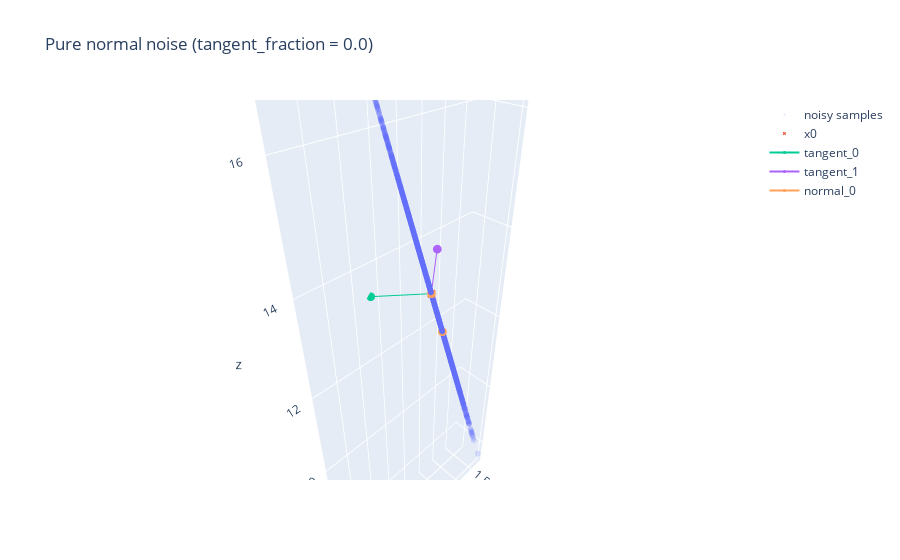
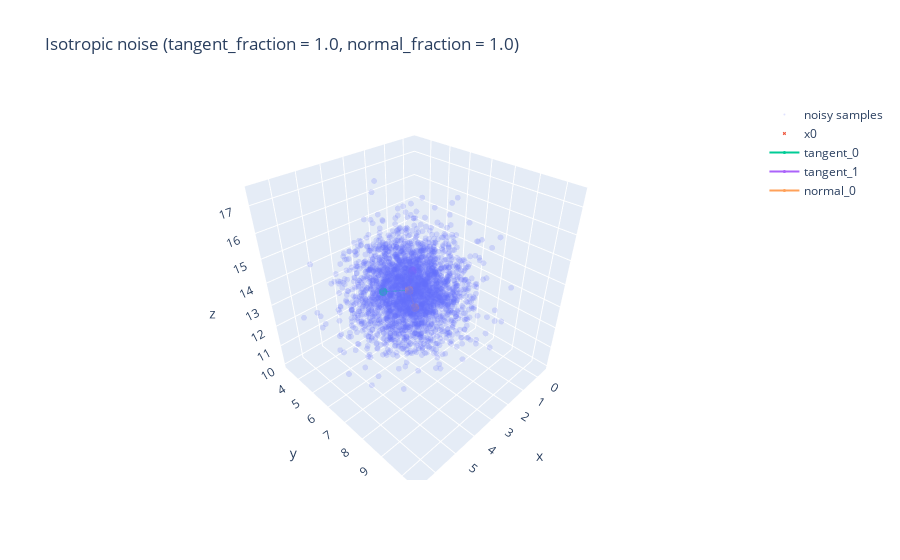
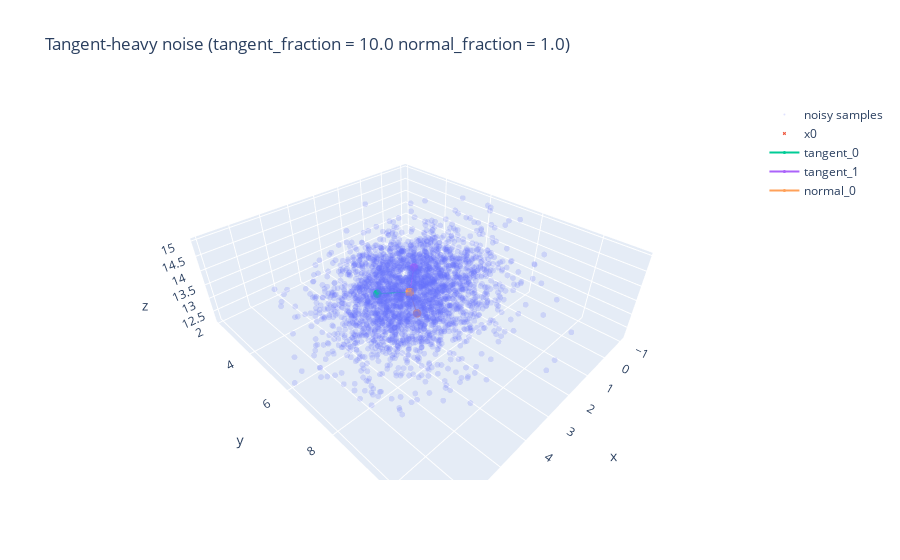
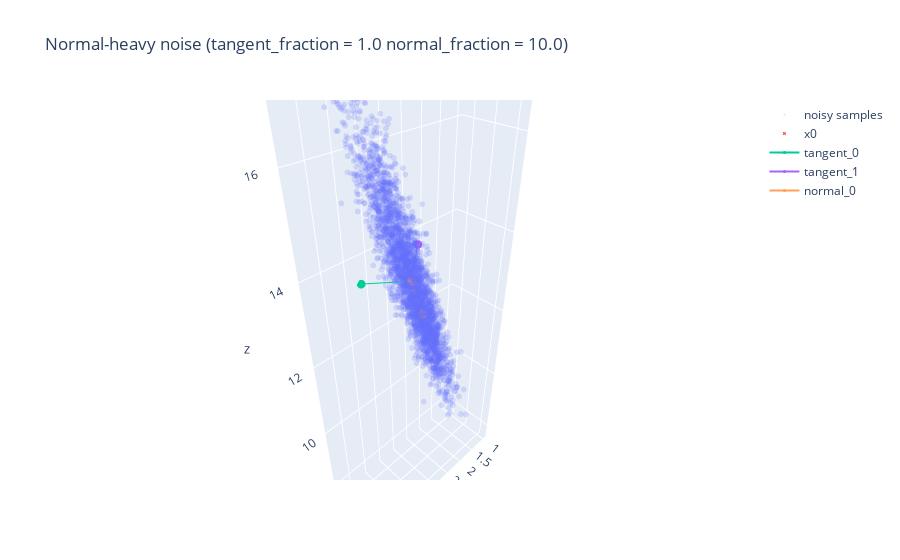

The notebook cell saved with these charts, in order:
### Markdown cell above
### Visualizing The Noise?

### Code cell
import numpy as np
import torch

import plotly.graph_objects as go

from src.generate_data import generate_dataset
from src.manifold_learning import estimate_tangent_normal_knn_pca
from src.diffusion import DiffusionExperiment

device = "cuda" if torch.cuda.is_available() else "cpu"
device

# Generate swiss roll data
data = generate_dataset(
    name="swiss_roll",
    n_samples=5000,
    embed_dim=3,
    noise_sigma=0.0,
    random_state=0,
)
X = data["X"]  # (N, 3)

# Estimate tangent/normal frames
frames = estimate_tangent_normal_knn_pca(
    X,
    intrinsic_dim=2,
    n_neighbors=32,
    include_self=True,
)

def build_exp(tangent_fraction, normal_fraction, mixed_noise=True):
    exp = DiffusionExperiment(
        X=X,
        local_frames=frames,
        tangent_fraction=tangent_fraction,
        normal_fraction=normal_fraction,
        mixed_noise=mixed_noise,
        num_timesteps=1000,
        batch_size=128,
        lr=1e-3,
        device=device,
    )
    return exp

def sample_noised_cloud(exp, point_idx, num_samples=2000):
    """
    exp: DiffusionExperiment
    point_idx: int, index in [0, N)
    num_samples: number of noisy samples to draw around that point
    """
    exp.model.eval()  # irrelevant for noiser, but fine

    idx = torch.tensor([point_idx], device=exp.device, dtype=torch.long)
    x0 = exp.X[idx]  # (1, D)

    all_noised = []

    for _ in range(num_samples):
        eps = exp.noiser(idx, x0)   # (1, D)
        x_noised = x0 + eps         # (1, D)
        all_noised.append(x_noised.detach().cpu().numpy())

    all_noised = np.concatenate(all_noised, axis=0)  # (num_samples, D)
    x0_np = x0.detach().cpu().numpy().reshape(-1)    # (D,)
    return x0_np, all_noised

def plot_noise_cloud_3d_plotly(x0, cloud, title=None):
    """
    x0: (3,) numpy array — the original point
    cloud: (num_samples, 3) — noised samples
    """
    fig = go.Figure()

    # noisy samples
    fig.add_trace(
        go.Scatter3d(
            x=cloud[:, 0],
            y=cloud[:, 1],
            z=cloud[:, 2],
            mode="markers",
            marker=dict(
                size=2,
                opacity=0.2,
            ),
            name="noisy samples",
        )
    )

    # original point
    fig.add_trace(
        go.Scatter3d(
            x=[x0[0]],
            y=[x0[1]],
            z=[x0[2]],
            mode="markers",
            marker=dict(
                size=6,
                symbol="star",
            ),
            name="x0",
        )
    )

    fig.update_layout(
        title=title or "Noise cloud",
        scene=dict(
            xaxis_title="x",
            yaxis_title="y",
            zaxis_title="z",
            aspectmode="data",
        ),
        showlegend=True,
    )

    fig.show()

def plot_noise_with_frames_plotly(exp, point_idx, cloud, title=None, scale=1.0):
    """
    exp: DiffusionExperiment
    point_idx: index of the point
    cloud: (num_samples, 3) numpy array
    scale: how long to draw the basis vectors
    """
    # get base point + frames
    idx = torch.tensor([point_idx], device=exp.device, dtype=torch.long)
    x0 = exp.X[idx].detach().cpu().numpy().reshape(-1)          # (3,)
    T = exp.tangent_bases[idx].detach().cpu().numpy()[0]        # (D, d_t)
    N = exp.normal_bases[idx].detach().cpu().numpy()[0]         # (D, d_n)

    fig = go.Figure()

    # noisy samples
    fig.add_trace(
        go.Scatter3d(
            x=cloud[:, 0],
            y=cloud[:, 1],
            z=cloud[:, 2],
            mode="markers",
            marker=dict(
                size=2,
                opacity=0.2,
            ),
            name="noisy samples",
        )
    )

    # base point
    fig.add_trace(
        go.Scatter3d(
            x=[x0[0]],
            y=[x0[1]],
            z=[x0[2]],
            mode="markers",
            marker=dict(
                size=3,
                symbol="x",
            ),
            name="x0",
        )
    )

    # tangent vectors (as line segments)
    for j in range(T.shape[1]):
        v = T[:, j] * scale
        fig.add_trace(
            go.Scatter3d(
                x=[x0[0], x0[0] + v[0]],
                y=[x0[1], x0[1] + v[1]],
                z=[x0[2], x0[2] + v[2]],
                mode="lines+markers",
                marker=dict(size=3),
                name=f"tangent_{j}",
            )
        )

    # normal vectors
    for j in range(N.shape[1]):
        v = N[:, j] * scale
        fig.add_trace(
            go.Scatter3d(
                x=[x0[0], x0[0] + v[0]],
                y=[x0[1], x0[1] + v[1]],
                z=[x0[2], x0[2] + v[2]],
                mode="lines+markers",
                marker=dict(size=3),
                name=f"normal_{j}",
            )
        )

    fig.update_layout(
        title=title or "Noise cloud with tangent/normal frames",
        scene=dict(
            xaxis_title="x",
            yaxis_title="y",
            zaxis_title="z",
            aspectmode="data",
        ),
        showlegend=True,
    )

    fig.show()
    
    # pick a single point on the swiss roll
point_idx = 1234  # or np.random.randint(0, X.shape[0])

# (a) pure normal noise: tangent_fraction = 0
exp_norm = build_exp(tangent_fraction=0.0, normal_fraction=1.0, mixed_noise=True)
x0_norm, cloud_norm = sample_noised_cloud(exp_norm, point_idx, num_samples=3000)
plot_noise_with_frames_plotly(
    exp_norm,
    point_idx,
    cloud_norm,
    title="Pure normal noise (tangent_fraction = 0.0)",
    scale=1.0,
)

# (b) isotropic: tangent_fraction = normal_fraction = 1
exp_iso = build_exp(tangent_fraction=1.0, normal_fraction=1.0, mixed_noise=True)
x0_iso, cloud_iso = sample_noised_cloud(exp_iso, point_idx, num_samples=3000)
plot_noise_with_frames_plotly(
    exp_iso,
    point_idx,
    cloud_iso,
    title="Isotropic noise (tangent_fraction = 1.0, normal_fraction = 1.0)",
    scale=1.0,
)

# (c) tangent-heavy: tangent_fraction = 4
exp_tan = build_exp(tangent_fraction=10.0, normal_fraction=1.0, mixed_noise=True)
x0_tan, cloud_tan = sample_noised_cloud(exp_tan, point_idx, num_samples=3000)
plot_noise_with_frames_plotly(
    exp_tan,
    point_idx,
    cloud_tan,
    title="Tangent-heavy noise (tangent_fraction = 10.0 normal_fraction = 1.0)",
    scale=1.0,
)


# (c) tangent-heavy: tangent_fraction = 4
exp_tan = build_exp(tangent_fraction=1.0, normal_fraction=10.0, mixed_noise=True)
x0_tan, cloud_tan = sample_noised_cloud(exp_tan, point_idx, num_samples=3000)
plot_noise_with_frames_plotly(
    exp_tan,
    point_idx,
    cloud_tan,
    title="Normal-heavy noise (tangent_fraction = 1.0 normal_fraction = 10.0)",
    scale=1.0,
)

# pick a single point on the swiss roll
point_idx = 1234  # or np.random.randint(0, X.shape[0])

### Figure 1 — Plotly figure (JSON) as saved in the notebook; plotly's stock layout.template omitted (floating-point values rounded to 4 significant figures; data arrays with more than 128 entries replaced by an {"elided": "..."} marker saying what was removed)
{"data": [{"marker": {"opacity": 0.2, "size": 2}, "mode": "markers", "name": "noisy samples", "type": "scatter3d", "x": {"elided": "3000 float values"}, "y": {"elided": "3000 float values"}, "z": {"elided": "3000 float values"}}, {"marker": {"size": 3, "symbol": "x"}, "mode": "markers", "name": "x0", "type": "scatter3d", "x": [3.113], "y": [6.545], "z": [13.56]}, {"marker": {"size": 3}, "mode": "lines+markers", "name": "tangent_0", "type": "scatter3d", "x": [3.113, 3.68], "y": [6.545, 5.741], "z": [13.56, 13.38]}, {"marker": {"size": 3}, "mode": "lines+markers", "name": "tangent_1", "type": "scatter3d", "x": [3.113, 2.345], "y": [6.545, 5.95], "z": [13.56, 13.8]}, {"marker": {"size": 3}, "mode": "lines+markers", "name": "normal_0", "type": "scatter3d", "x": [3.113, 2.813], "y": [6.545, 6.547], "z": [13.56, 12.6]}], "layout": {"scene": {"aspectmode": "data", "xaxis": {"title": {"text": "x"}}, "yaxis": {"title": {"text": "y"}}, "zaxis": {"title": {"text": "z"}}}, "showlegend": true, "title": {"text": "Pure normal noise (tangent_fraction = 0.0)"}}}

### Figure 2 — Plotly figure (JSON) as saved in the notebook; plotly's stock layout.template omitted (floating-point values rounded to 4 significant figures; data arrays with more than 128 entries replaced by an {"elided": "..."} marker saying what was removed)
{"data": [{"marker": {"opacity": 0.2, "size": 2}, "mode": "markers", "name": "noisy samples", "type": "scatter3d", "x": {"elided": "3000 float values"}, "y": {"elided": "3000 float values"}, "z": {"elided": "3000 float values"}}, {"marker": {"size": 3, "symbol": "x"}, "mode": "markers", "name": "x0", "type": "scatter3d", "x": [3.113], "y": [6.545], "z": [13.56]}, {"marker": {"size": 3}, "mode": "lines+markers", "name": "tangent_0", "type": "scatter3d", "x": [3.113, 3.68], "y": [6.545, 5.741], "z": [13.56, 13.38]}, {"marker": {"size": 3}, "mode": "lines+markers", "name": "tangent_1", "type": "scatter3d", "x": [3.113, 2.345], "y": [6.545, 5.95], "z": [13.56, 13.8]}, {"marker": {"size": 3}, "mode": "lines+markers", "name": "normal_0", "type": "scatter3d", "x": [3.113, 2.813], "y": [6.545, 6.547], "z": [13.56, 12.6]}], "layout": {"scene": {"aspectmode": "data", "xaxis": {"title": {"text": "x"}}, "yaxis": {"title": {"text": "y"}}, "zaxis": {"title": {"text": "z"}}}, "showlegend": true, "title": {"text": "Isotropic noise (tangent_fraction = 1.0, normal_fraction = 1.0)"}}}

### Figure 3 — Plotly figure (JSON) as saved in the notebook; plotly's stock layout.template omitted (floating-point values rounded to 4 significant figures; data arrays with more than 128 entries replaced by an {"elided": "..."} marker saying what was removed)
{"data": [{"marker": {"opacity": 0.2, "size": 2}, "mode": "markers", "name": "noisy samples", "type": "scatter3d", "x": {"elided": "3000 float values"}, "y": {"elided": "3000 float values"}, "z": {"elided": "3000 float values"}}, {"marker": {"size": 3, "symbol": "x"}, "mode": "markers", "name": "x0", "type": "scatter3d", "x": [3.113], "y": [6.545], "z": [13.56]}, {"marker": {"size": 3}, "mode": "lines+markers", "name": "tangent_0", "type": "scatter3d", "x": [3.113, 3.68], "y": [6.545, 5.741], "z": [13.56, 13.38]}, {"marker": {"size": 3}, "mode": "lines+markers", "name": "tangent_1", "type": "scatter3d", "x": [3.113, 2.345], "y": [6.545, 5.95], "z": [13.56, 13.8]}, {"marker": {"size": 3}, "mode": "lines+markers", "name": "normal_0", "type": "scatter3d", "x": [3.113, 2.813], "y": [6.545, 6.547], "z": [13.56, 12.6]}], "layout": {"scene": {"aspectmode": "data", "xaxis": {"title": {"text": "x"}}, "yaxis": {"title": {"text": "y"}}, "zaxis": {"title": {"text": "z"}}}, "showlegend": true, "title": {"text": "Tangent-heavy noise (tangent_fraction = 10.0 normal_fraction = 1.0)"}}}

### Figure 4 — Plotly figure (JSON) as saved in the notebook; plotly's stock layout.template omitted (floating-point values rounded to 4 significant figures; data arrays with more than 128 entries replaced by an {"elided": "..."} marker saying what was removed)
{"data": [{"marker": {"opacity": 0.2, "size": 2}, "mode": "markers", "name": "noisy samples", "type": "scatter3d", "x": {"elided": "3000 float values"}, "y": {"elided": "3000 float values"}, "z": {"elided": "3000 float values"}}, {"marker": {"size": 3, "symbol": "x"}, "mode": "markers", "name": "x0", "type": "scatter3d", "x": [3.113], "y": [6.545], "z": [13.56]}, {"marker": {"size": 3}, "mode": "lines+markers", "name": "tangent_0", "type": "scatter3d", "x": [3.113, 3.68], "y": [6.545, 5.741], "z": [13.56, 13.38]}, {"marker": {"size": 3}, "mode": "lines+markers", "name": "tangent_1", "type": "scatter3d", "x": [3.113, 2.345], "y": [6.545, 5.95], "z": [13.56, 13.8]}, {"marker": {"size": 3}, "mode": "lines+markers", "name": "normal_0", "type": "scatter3d", "x": [3.113, 2.813], "y": [6.545, 6.547], "z": [13.56, 12.6]}], "layout": {"scene": {"aspectmode": "data", "xaxis": {"title": {"text": "x"}}, "yaxis": {"title": {"text": "y"}}, "zaxis": {"title": {"text": "z"}}}, "showlegend": true, "title": {"text": "Normal-heavy noise (tangent_fraction = 1.0 normal_fraction = 10.0)"}}}
